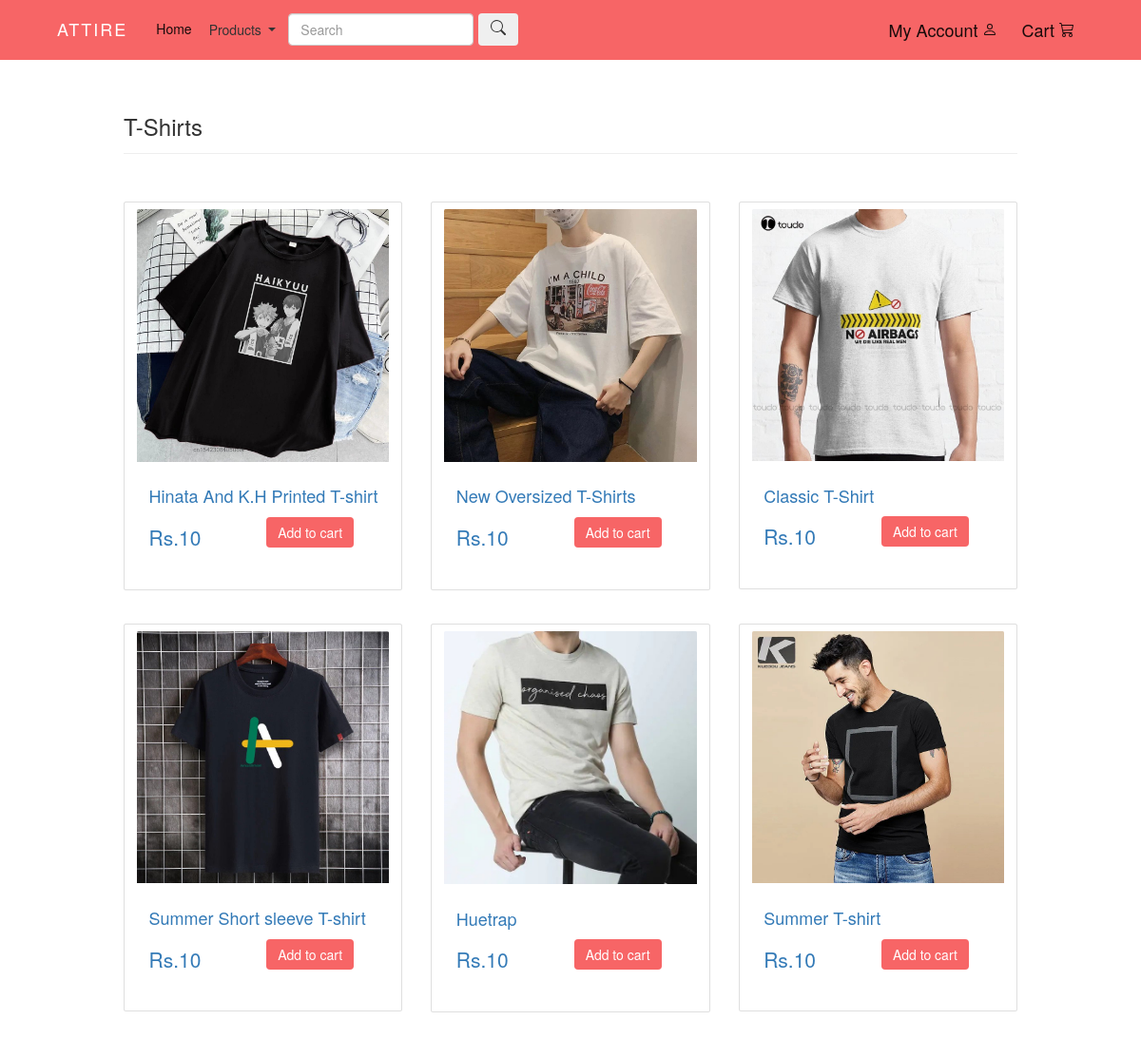
/products/tshirts/, run on the app's committed database.
### products/models.py (models this page shows, shortened)
class Products(models.Model):
    uuid = models.UUIDField(default=uuid.uuid4, unique=True, primary_key=True, editable=False)
    name = models.CharField(max_length=60, default='')
    price = models.IntegerField(default=0)
    description = models.CharField(max_length=500, default='', blank=True, null=True)
    color = models.CharField(max_length=250, default='', blank=True, null=True)
    stock = models.CharField(max_length = 200,choices= STOCK, default="")
    status = models.CharField(max_length = 200,choices= STATUS, default="")
    image = models.ImageField(upload_to='static/img/')
    category = models.CharField(choices=PRODUCTCATEGORY, default="All", max_length=100)
    quantity = models.IntegerField(null = False, blank = False , default = "1")

### products/views.py (the view)
# urls.py: path('tshirts/', views.tshirt, name ='tshirts'),
def tshirt(request):
    template_name ='products/tshirt.html'
    tshirt = Products.objects.filter(category="T-SHIRT", status = "PUBLISH" )
    context = { 'tshirts': tshirt}
    return render(request,template_name,context)

### products/templates/products/tshirt.html (shortened to what this page needs)
{% load static %} {% comment %} {% extend "base.html" %} {% endcomment %}
{% include 'home/base.html' %} {% block content %}
<div>
     <div class="container" style = "padding : 10rem;">
          <h3>T-Shirts</h3>
            <hr class="my-4">
      <div class = "row">
        {% for tshirts in tshirts %}
        <div class= "col-xl-4 col-lg-4 pt-4" >
          <a href = {% url 'product_detail' tshirts.uuid %} class = "btn">
            <div class="card">
                <img src="{{tshirts.image.url}}" class="card-img-top" alt="img" >
                <div class="caption card-body">
                              <h4 class="group card-title inner list-group-item-heading">
                                {{tshirts.name}}</h4>
                              <div class="row">
                                  <div class="col-xs-12 col-md-6">
                                      <p class="lead">
                                        Rs.{{tshirts.price}}</p>
                                  </div>
                                  <div class="col-xs-12 col-md-6">
                                      <a class="btn btn-success" style = "background-color : #F76566 ;  border: none;" href= "/user/addtocart/{{tshirts.uuid}}/tshirts/">Add to cart</a>
                                  </div>
                              </div>
                          </div>
              </div>
            </a>
            </div>
        {% endfor %}
    </div>
    </div>
</div>
    {% endblock %}

### data on the page
Products: image (picture), name "Hinata And K.H Printed T-shirt", price "10"
Products: image (picture), name "New Oversized T-Shirts", price "10"
Products: image (picture), name "Classic T-Shirt", price "10"
Products: image (picture), name "Summer Short sleeve T-shirt", price "10"
Products: image (picture), name "Huetrap", price "10"
Products: image (picture), name "Summer T-shirt", price "10"
